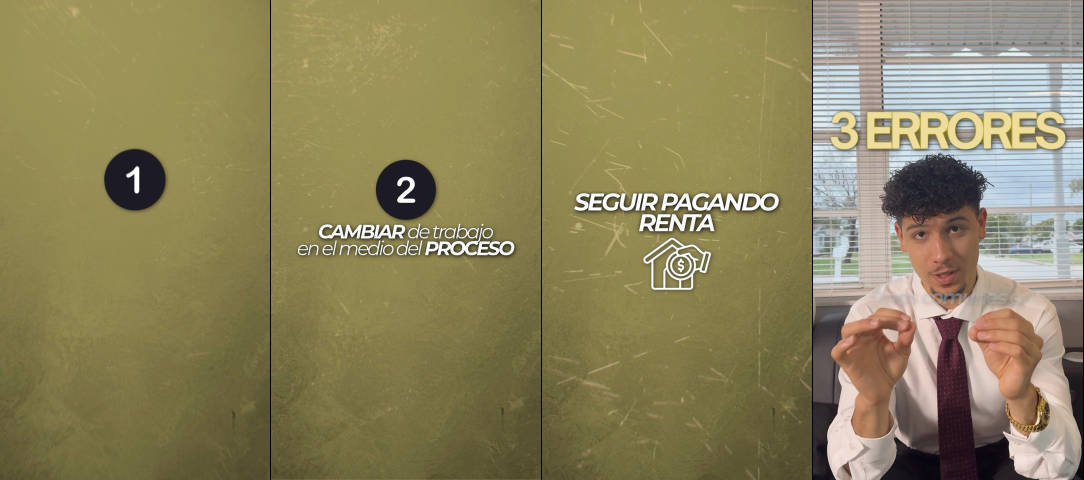
#> input picture clientes/angel-perez-brand/assets/ref-educativo-placas.jpg, 2168 x 960 px, given in place of base.jpg, which was not available (shown at 1/2 size)
$ python portada_dae.py ../../angel-perez-brand/assets/ref-educativo-placas.jpg
#> lines starting #> are read from the running program, lines starting #| are printed output that depends on the picture
"""Portada DAE 10-10 "Tu precio en dólares no se mueve con el guaraní" sobre el frame 1 (IMG_2428 0,6 s, sentada sonriendo),
recortado 1,33× del 4K. Sistema de las portadas publicadas de DAE (13-10, 15-10, 08-10): título ARRIBA de la cabeza,
Owners itálica (sesgada 10°) con las palabras clave en Black, blanco + celeste con degradé, degradé azul desde arriba,
sombra suave. Tratamiento de portadas-reels §4: sujeto aislado y más luminoso que el fondo.
   ~/venvs/align/bin/python portada.py [guias|solotexto]"""
import sys, math
import numpy as np
from PIL import Image, ImageDraw, ImageFont, ImageFilter, ImageEnhance, ImageChops
F = '/Users/tomisepul25/remotion-local/pub_dae1010/fonts/OwnersText-'
MODO = sys.argv[1] if len(sys.argv) > 1 else ''
W, H = 1080, 1920
SESGO = math.tan(math.radians(10))
AZUL = np.array([18, 72, 170], np.float32); NAVY = np.array([10, 29, 56], np.float32)
A = lambda im: np.asarray(im, np.float32)
yy, xx = np.mgrid[0:H, 0:W]


def imagen():
    base = Image.open('base.jpg').convert('RGB')
#> base is the input picture: PIL image 2168x960 RGB; mean R, G, B 140.1, 131.3, 92
    mk_img = Image.open('mascara.png').convert('L').resize((W, H)).filter(ImageFilter.MaxFilter(3)).filter(ImageFilter.GaussianBlur(1.5))
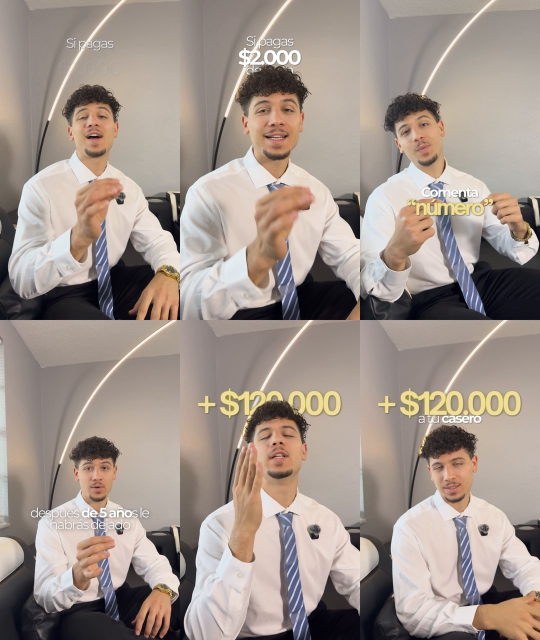
#> input picture clientes/angel-perez-brand/assets/ref-educativo.jpg, 1080 x 1280 px, given in place of mascara.png, which was not available (shown at 1/2 size)
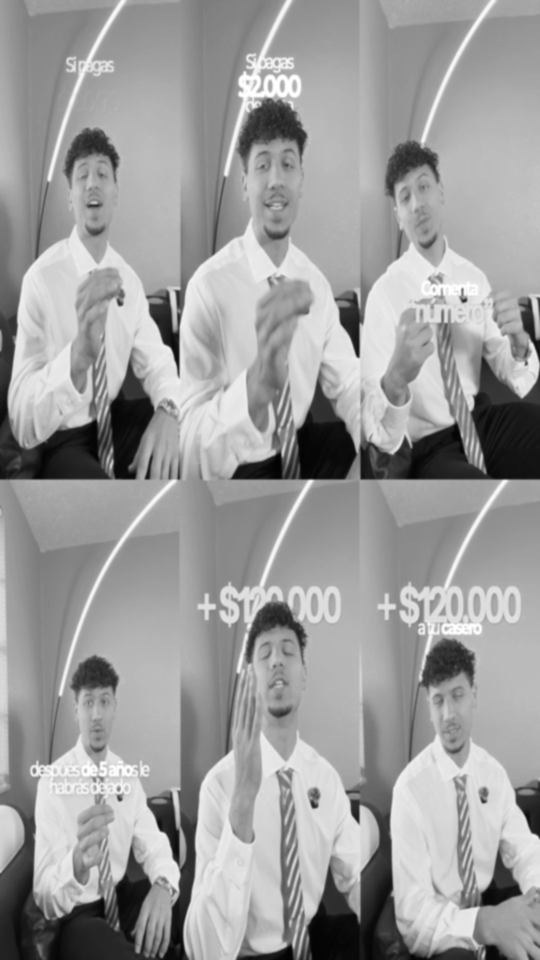
#> mk_img: PIL image 1080x1920 L (shown at 1/2 size); min 2, max 255, mean 156.4
    mk = A(mk_img) / 255
    fondo = Image.open('fondo.jpg').convert('RGB').filter(ImageFilter.GaussianBlur(4))
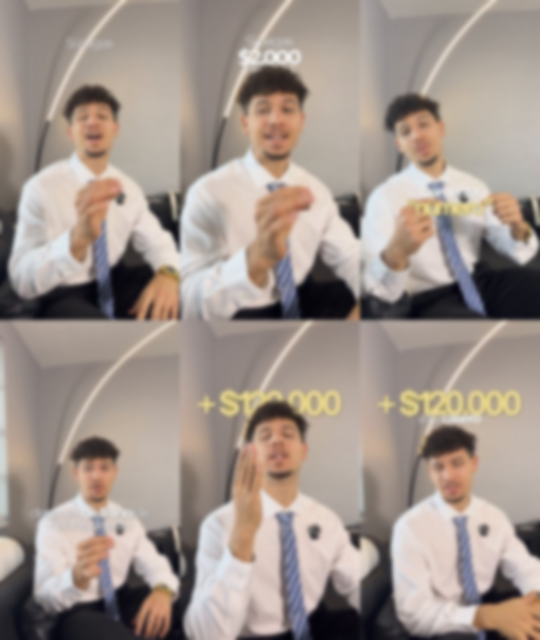
#> fondo: PIL image 1080x1280 RGB (shown at 1/2 size); mean R, G, B 161, 148, 139.9
    fondo = ImageEnhance.Color(ImageEnhance.Brightness(fondo).enhance(0.80)).enhance(0.92)
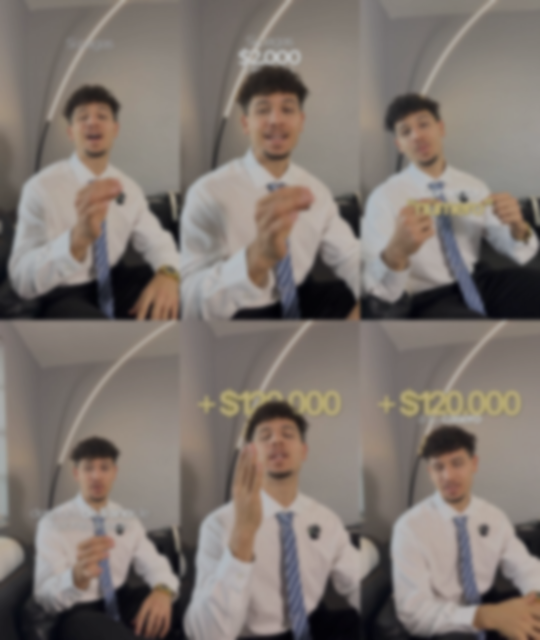
#> fondo: PIL image 1080x1280 RGB (shown at 1/2 size); mean R, G, B 127.3, 118, 111.7
    near = A(Image.fromarray((mk * 255).astype(np.uint8)).filter(ImageFilter.MaxFilter(31)).filter(ImageFilter.GaussianBlur(10))) / 255
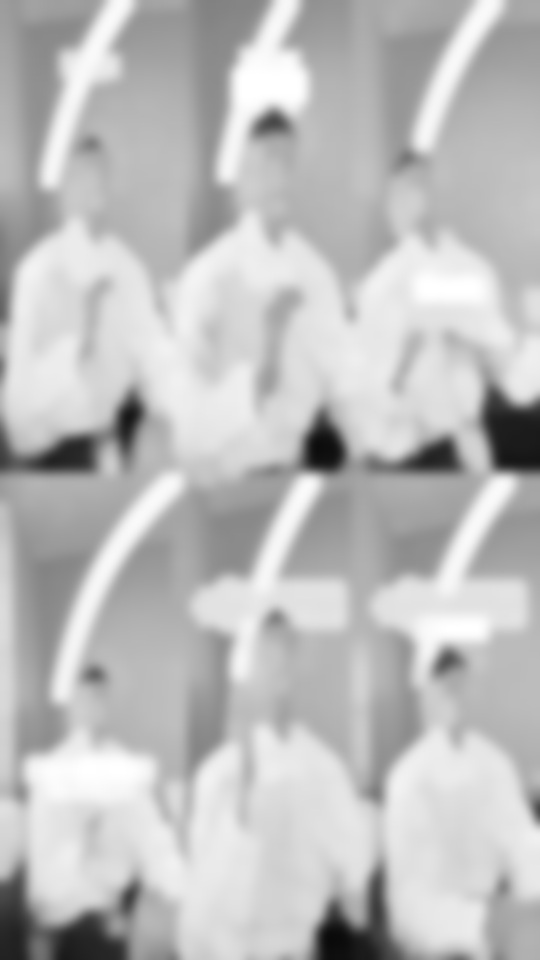
#> near: shape (1920, 1080) float32 (shown at 1/2 size); min 0.0392, max 1, mean 0.742
#> (the run stopped early here; a loop or call above may not have finished)
